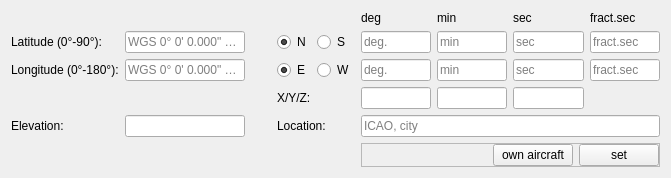
<?xml version="1.0" encoding="UTF-8"?>
<ui version="4.0">
 <class>CCoordinateForm</class>
 <widget class="QFrame" name="CCoordinateForm">
  <property name="geometry">
   <rect>
    <x>0</x>
    <y>0</y>
    <width>671</width>
    <height>160</height>
   </rect>
  </property>
  <property name="windowTitle">
   <string>Frame</string>
  </property>
  <layout class="QGridLayout" name="gl_CoordinateSelector">
   <item row="1" column="2">
    <widget class="swift::gui::CTickLabel" name="lblp_LatCheck">
     <property name="text">
      <string/>
     </property>
    </widget>
   </item>
   <item row="4" column="2">
    <widget class="swift::gui::CTickLabel" name="lblp_ElvCheck">
     <property name="minimumSize">
      <size>
       <width>20</width>
       <height>0</height>
      </size>
     </property>
     <property name="text">
      <string/>
     </property>
    </widget>
   </item>
   <item row="2" column="8">
    <widget class="QLineEdit" name="le_LngSecFrag">
     <property name="placeholderText">
      <string>fract.sec</string>
     </property>
    </widget>
   </item>
   <item row="5" column="5" colspan="4">
    <widget class="QFrame" name="fr_Buttons">
     <property name="frameShape">
      <enum>QFrame::StyledPanel</enum>
     </property>
     <property name="frameShadow">
      <enum>QFrame::Raised</enum>
     </property>
     <layout class="QHBoxLayout" name="hl_Buttons">
      <property name="leftMargin">
       <number>0</number>
      </property>
      <property name="topMargin">
       <number>0</number>
      </property>
      <property name="rightMargin">
       <number>0</number>
      </property>
      <property name="bottomMargin">
       <number>0</number>
      </property>
      <item>
       <spacer name="hs_Buttons">
        <property name="orientation">
         <enum>Qt::Horizontal</enum>
        </property>
        <property name="sizeHint" stdset="0">
         <size>
          <width>40</width>
          <height>20</height>
         </size>
        </property>
       </spacer>
      </item>
      <item>
       <widget class="QPushButton" name="pb_OwnAircraft">
        <property name="text">
         <string>own aircraft</string>
        </property>
       </widget>
      </item>
      <item>
       <widget class="QPushButton" name="pb_Set">
        <property name="text">
         <string>set</string>
        </property>
       </widget>
      </item>
     </layout>
    </widget>
   </item>
   <item row="4" column="5" colspan="4">
    <widget class="QLineEdit" name="le_Location">
     <property name="placeholderText">
      <string>ICAO, city</string>
     </property>
    </widget>
   </item>
   <item row="3" column="5">
    <widget class="QLineEdit" name="le_Z">
     <property name="readOnly">
      <bool>true</bool>
     </property>
    </widget>
   </item>
   <item row="2" column="7">
    <widget class="QLineEdit" name="le_LngSec">
     <property name="placeholderText">
      <string>sec</string>
     </property>
    </widget>
   </item>
   <item row="3" column="7">
    <widget class="QLineEdit" name="le_X">
     <property name="readOnly">
      <bool>true</bool>
     </property>
    </widget>
   </item>
   <item row="2" column="6">
    <widget class="QLineEdit" name="le_LngMin">
     <property name="placeholderText">
      <string>min</string>
     </property>
    </widget>
   </item>
   <item row="4" column="0">
    <widget class="QLabel" name="lbl_Elevation">
     <property name="text">
      <string>Elevation:</string>
     </property>
    </widget>
   </item>
   <item row="2" column="5">
    <widget class="QLineEdit" name="le_LngDeg">
     <property name="placeholderText">
      <string>deg.</string>
     </property>
    </widget>
   </item>
   <item row="1" column="4">
    <widget class="QRadioButton" name="rb_S">
     <property name="text">
      <string>S</string>
     </property>
     <attribute name="buttonGroup">
      <string notr="true">bg_NS</string>
     </attribute>
    </widget>
   </item>
   <item row="2" column="3">
    <widget class="QRadioButton" name="rb_E">
     <property name="text">
      <string>E</string>
     </property>
     <property name="checked">
      <bool>true</bool>
     </property>
     <attribute name="buttonGroup">
      <string notr="true">bg_EW</string>
     </attribute>
    </widget>
   </item>
   <item row="1" column="0">
    <widget class="QLabel" name="lbl_Latitude">
     <property name="text">
      <string>Latitude (0°-90°):</string>
     </property>
    </widget>
   </item>
   <item row="1" column="8">
    <widget class="QLineEdit" name="le_LatSecFrag">
     <property name="placeholderText">
      <string>fract.sec</string>
     </property>
    </widget>
   </item>
   <item row="1" column="3">
    <widget class="QRadioButton" name="rb_N">
     <property name="text">
      <string>N</string>
     </property>
     <property name="checked">
      <bool>true</bool>
     </property>
     <attribute name="buttonGroup">
      <string notr="true">bg_NS</string>
     </attribute>
    </widget>
   </item>
   <item row="2" column="4">
    <widget class="QRadioButton" name="rb_W">
     <property name="text">
      <string>W</string>
     </property>
     <attribute name="buttonGroup">
      <string notr="true">bg_EW</string>
     </attribute>
    </widget>
   </item>
   <item row="0" column="7">
    <widget class="QLabel" name="lbl_Sec">
     <property name="text">
      <string>sec</string>
     </property>
    </widget>
   </item>
   <item row="0" column="8">
    <widget class="QLabel" name="lbl_FracSec">
     <property name="text">
      <string>fract.sec</string>
     </property>
    </widget>
   </item>
   <item row="1" column="1">
    <widget class="QLineEdit" name="le_Latitude">
     <property name="minimumSize">
      <size>
       <width>120</width>
       <height>0</height>
      </size>
     </property>
     <property name="placeholderText">
      <string>WGS 0° 0' 0.000&quot; N/S</string>
     </property>
    </widget>
   </item>
   <item row="0" column="6">
    <widget class="QLabel" name="lbl_Min">
     <property name="text">
      <string>min</string>
     </property>
    </widget>
   </item>
   <item row="3" column="6">
    <widget class="QLineEdit" name="le_Y">
     <property name="readOnly">
      <bool>true</bool>
     </property>
    </widget>
   </item>
   <item row="1" column="6">
    <widget class="QLineEdit" name="le_LatMin">
     <property name="placeholderText">
      <string>min</string>
     </property>
    </widget>
   </item>
   <item row="2" column="0">
    <widget class="QLabel" name="lbl_Longitude">
     <property name="text">
      <string>Longitude (0°-180°):</string>
     </property>
    </widget>
   </item>
   <item row="2" column="1">
    <widget class="QLineEdit" name="le_Longitude">
     <property name="minimumSize">
      <size>
       <width>120</width>
       <height>0</height>
      </size>
     </property>
     <property name="placeholderText">
      <string>WGS 0° 0' 0.000&quot; E/W</string>
     </property>
    </widget>
   </item>
   <item row="4" column="3" colspan="2">
    <widget class="QLabel" name="lbl_Location">
     <property name="text">
      <string>Location:</string>
     </property>
    </widget>
   </item>
   <item row="1" column="5">
    <widget class="QLineEdit" name="le_LatDeg">
     <property name="placeholderText">
      <string>deg.</string>
     </property>
    </widget>
   </item>
   <item row="3" column="3">
    <widget class="QLabel" name="label">
     <property name="text">
      <string>X/Y/Z:</string>
     </property>
    </widget>
   </item>
   <item row="4" column="1">
    <widget class="QLineEdit" name="le_Elevation">
     <property name="minimumSize">
      <size>
       <width>120</width>
       <height>0</height>
      </size>
     </property>
    </widget>
   </item>
   <item row="1" column="7">
    <widget class="QLineEdit" name="le_LatSec">
     <property name="placeholderText">
      <string>sec</string>
     </property>
    </widget>
   </item>
   <item row="2" column="2">
    <widget class="swift::gui::CTickLabel" name="lblp_LngCheck">
     <property name="text">
      <string/>
     </property>
    </widget>
   </item>
   <item row="0" column="5">
    <widget class="QLabel" name="lbl_Deg">
     <property name="text">
      <string>deg</string>
     </property>
    </widget>
   </item>
  </layout>
 </widget>
 <customwidgets>
  <customwidget>
   <class>swift::gui::CTickLabel</class>
   <extends>QLabel</extends>
   <header>gui/ticklabel.h</header>
  </customwidget>
 </customwidgets>
 <tabstops>
  <tabstop>le_Latitude</tabstop>
  <tabstop>rb_N</tabstop>
  <tabstop>rb_S</tabstop>
  <tabstop>le_LatDeg</tabstop>
  <tabstop>le_LatMin</tabstop>
  <tabstop>le_LatSec</tabstop>
  <tabstop>le_LatSecFrag</tabstop>
  <tabstop>le_Longitude</tabstop>
  <tabstop>rb_E</tabstop>
  <tabstop>rb_W</tabstop>
  <tabstop>le_LngDeg</tabstop>
  <tabstop>le_LngMin</tabstop>
  <tabstop>le_LngSec</tabstop>
  <tabstop>le_LngSecFrag</tabstop>
  <tabstop>le_Elevation</tabstop>
  <tabstop>le_Location</tabstop>
  <tabstop>pb_OwnAircraft</tabstop>
  <tabstop>pb_Set</tabstop>
 </tabstops>
 <resources/>
 <connections/>
 <buttongroups>
  <buttongroup name="bg_NS"/>
  <buttongroup name="bg_EW"/>
 </buttongroups>
</ui>
